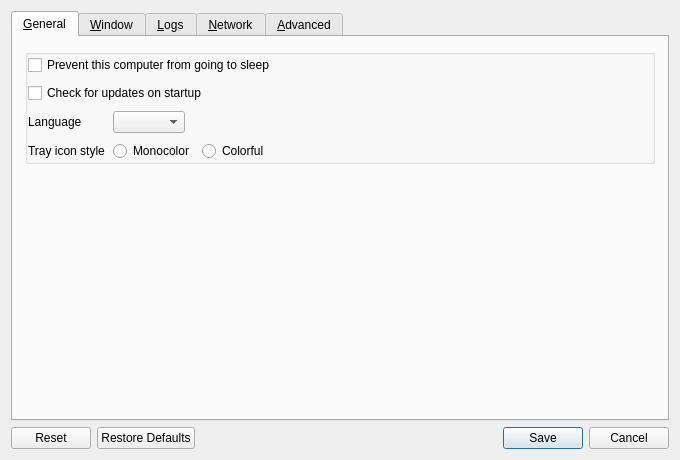
<?xml version="1.0" encoding="UTF-8"?>
<ui version="4.0">
 <class>SettingsDialog</class>
 <widget class="QDialog" name="SettingsDialog">
  <property name="geometry">
   <rect>
    <x>0</x>
    <y>0</y>
    <width>680</width>
    <height>460</height>
   </rect>
  </property>
  <property name="sizePolicy">
   <sizepolicy hsizetype="Maximum" vsizetype="Maximum">
    <horstretch>0</horstretch>
    <verstretch>0</verstretch>
   </sizepolicy>
  </property>
  <property name="windowTitle">
   <string>Preferences</string>
  </property>
  <property name="modal">
   <bool>true</bool>
  </property>
  <layout class="QVBoxLayout" name="verticalLayout_3">
   <item>
    <widget class="QTabWidget" name="tabWidget">
     <widget class="QWidget" name="tabGeneral">
      <attribute name="title">
       <string>&amp;General</string>
      </attribute>
      <layout class="QVBoxLayout" name="tabGeneralLayout">
       <property name="spacing">
        <number>8</number>
       </property>
       <property name="leftMargin">
        <number>12</number>
       </property>
       <property name="topMargin">
        <number>12</number>
       </property>
       <property name="rightMargin">
        <number>12</number>
       </property>
       <property name="bottomMargin">
        <number>12</number>
       </property>
       <item alignment="Qt::AlignTop">
        <widget class="QGroupBox" name="generalCard">
         <property name="title">
          <string />
         </property>
         <layout class="QVBoxLayout" name="generalCardLayout">
          <property name="spacing">
           <number>8</number>
          </property>
          <property name="leftMargin">
           <number>0</number>
          </property>
          <property name="topMargin">
           <number>0</number>
          </property>
          <property name="rightMargin">
           <number>0</number>
          </property>
          <property name="bottomMargin">
           <number>0</number>
          </property>
          <item>
           <widget class="QCheckBox" name="cbPreventSleep">
            <property name="text">
             <string>Prevent this computer from going to sleep</string>
            </property>
           </widget>
          </item>
          <item>
           <widget class="QCheckBox" name="checkForUpdates">
            <property name="text">
             <string>Check for updates on startup</string>
            </property>
           </widget>
          </item>
          <item>
           <layout class="QFormLayout" name="generalForm">
            <property name="spacing">
             <number>8</number>
            </property>
            <property name="leftMargin">
             <number>0</number>
            </property>
            <property name="topMargin">
             <number>0</number>
            </property>
            <property name="rightMargin">
             <number>0</number>
            </property>
            <property name="bottomMargin">
             <number>0</number>
            </property>
            <property name="rowWrapPolicy">
             <enum>QFormLayout::DontWrapRows</enum>
            </property>
            <property name="labelAlignment">
             <set>Qt::AlignLeft|Qt::AlignVCenter</set>
            </property>
            <property name="formAlignment">
             <set>Qt::AlignLeft|Qt::AlignTop</set>
            </property>
            <property name="fieldGrowthPolicy">
             <enum>QFormLayout::ExpandingFieldsGrow</enum>
            </property>
            <item row="0" column="0">
             <widget class="QLabel" name="lblLanguage">
              <property name="sizePolicy">
               <sizepolicy hsizetype="Maximum" vsizetype="Preferred">
                <horstretch>0</horstretch>
                <verstretch>0</verstretch>
               </sizepolicy>
              </property>
              <property name="text">
               <string>Language</string>
              </property>
              <property name="wordWrap">
               <bool>false</bool>
              </property>
              <property name="alignment">
               <set>Qt::AlignLeft|Qt::AlignVCenter</set>
              </property>
             </widget>
            </item>
            <item row="0" column="1">
             <widget class="QComboBox" name="comboLanguage">
              <property name="sizePolicy">
               <sizepolicy hsizetype="Maximum" vsizetype="Fixed">
                <horstretch>0</horstretch>
                <verstretch>0</verstretch>
               </sizepolicy>
              </property>
              <property name="sizeAdjustPolicy">
               <enum>QComboBox::AdjustToContents</enum>
              </property>
             </widget>
            </item>
            <item row="1" column="0">
             <widget class="QLabel" name="lblTrayIconStyle">
              <property name="text">
               <string>Tray icon style</string>
              </property>
              <property name="wordWrap">
               <bool>false</bool>
              </property>
              <property name="alignment">
               <set>Qt::AlignLeft|Qt::AlignVCenter</set>
              </property>
             </widget>
            </item>
            <item row="1" column="1">
             <widget class="QWidget" name="trayIconOptions">
              <layout class="QHBoxLayout" name="trayIconOptionsLayout">
               <property name="spacing">
                <number>8</number>
               </property>
               <property name="leftMargin">
                <number>0</number>
               </property>
               <property name="topMargin">
                <number>0</number>
               </property>
               <property name="rightMargin">
                <number>0</number>
               </property>
               <property name="bottomMargin">
                <number>0</number>
               </property>
               <item>
                <widget class="QRadioButton" name="rbIconMono">
                 <property name="text">
                  <string>Monocolor</string>
                 </property>
                </widget>
               </item>
               <item>
                <widget class="QRadioButton" name="rbIconColorful">
                 <property name="text">
                  <string>Colorful</string>
                 </property>
                </widget>
               </item>
              </layout>
             </widget>
            </item>
           </layout>
          </item>
         </layout>
        </widget>
       </item>
       <property name="sizeConstraint">
        <enum>QLayout::SetDefaultConstraint</enum>
       </property>
      </layout>
     </widget>
     <widget class="QWidget" name="tabWindow">
      <attribute name="title">
       <string>&amp;Window</string>
      </attribute>
      <layout class="QVBoxLayout" name="tabWindowLayout">
       <property name="spacing">
        <number>8</number>
       </property>
       <property name="leftMargin">
        <number>12</number>
       </property>
       <property name="topMargin">
        <number>12</number>
       </property>
       <property name="rightMargin">
        <number>12</number>
       </property>
       <property name="bottomMargin">
        <number>12</number>
       </property>
       <item alignment="Qt::AlignTop">
        <widget class="QGroupBox" name="windowCard">
         <property name="title">
          <string />
         </property>
         <layout class="QVBoxLayout" name="windowCardLayout">
          <property name="spacing">
           <number>8</number>
          </property>
          <property name="leftMargin">
           <number>0</number>
          </property>
          <property name="topMargin">
           <number>0</number>
          </property>
          <property name="rightMargin">
           <number>0</number>
          </property>
          <property name="bottomMargin">
           <number>0</number>
          </property>
          <item>
           <layout class="QFormLayout" name="windowForm">
            <property name="spacing">
             <number>8</number>
            </property>
            <property name="leftMargin">
             <number>0</number>
            </property>
            <property name="topMargin">
             <number>0</number>
            </property>
            <property name="rightMargin">
             <number>0</number>
            </property>
            <property name="bottomMargin">
             <number>0</number>
            </property>
            <property name="rowWrapPolicy">
             <enum>QFormLayout::DontWrapRows</enum>
            </property>
            <property name="labelAlignment">
             <set>Qt::AlignLeft|Qt::AlignVCenter</set>
            </property>
            <property name="formAlignment">
             <set>Qt::AlignLeft|Qt::AlignTop</set>
            </property>
            <property name="fieldGrowthPolicy">
             <enum>QFormLayout::ExpandingFieldsGrow</enum>
            </property>
            <item row="0" column="0">
             <widget class="QLabel" name="label_3">
              <property name="text">
               <string>When the application starts</string>
              </property>
              <property name="wordWrap">
               <bool>false</bool>
              </property>
              <property name="alignment">
               <set>Qt::AlignLeft|Qt::AlignVCenter</set>
              </property>
             </widget>
            </item>
            <item row="0" column="1">
             <widget class="QWidget" name="widget" native="true">
              <layout class="QVBoxLayout" name="verticalLayout_2">
               <item>
                <widget class="QRadioButton" name="rbShowOnStart">
                 <property name="text">
                  <string>Show the main window</string>
                 </property>
                </widget>
               </item>
               <item>
                <widget class="QRadioButton" name="rbAutoHide">
                 <property name="text">
                  <string>Send to background</string>
                 </property>
                </widget>
               </item>
               <property name="leftMargin">
                <number>0</number>
               </property>
               <property name="topMargin">
                <number>0</number>
               </property>
               <property name="rightMargin">
                <number>0</number>
               </property>
               <property name="bottomMargin">
                <number>0</number>
               </property>
               <property name="spacing">
                <number>6</number>
               </property>
              </layout>
             </widget>
            </item>
            <item row="1" column="0">
             <widget class="QLabel" name="label">
              <property name="text">
               <string>When the main window is closed</string>
              </property>
              <property name="wordWrap">
               <bool>false</bool>
              </property>
              <property name="alignment">
               <set>Qt::AlignLeft|Qt::AlignVCenter</set>
              </property>
             </widget>
            </item>
            <item row="1" column="1">
             <widget class="QWidget" name="widget_2" native="true">
              <layout class="QVBoxLayout" name="verticalLayout_13">
               <item>
                <widget class="QRadioButton" name="rbExitOnClose">
                 <property name="text">
                  <string>Exit</string>
                 </property>
                </widget>
               </item>
               <item>
                <widget class="QRadioButton" name="rbCloseToTray">
                 <property name="text">
                  <string>Send to background</string>
                 </property>
                </widget>
               </item>
               <property name="leftMargin">
                <number>0</number>
               </property>
               <property name="topMargin">
                <number>0</number>
               </property>
               <property name="rightMargin">
                <number>0</number>
               </property>
               <property name="bottomMargin">
                <number>0</number>
               </property>
               <property name="spacing">
                <number>6</number>
               </property>
              </layout>
             </widget>
            </item>
           </layout>
          </item>
          <item>
           <widget class="QCheckBox" name="cbShowVersion">
            <property name="text">
             <string>Include version in the window title</string>
            </property>
           </widget>
          </item>
         </layout>
        </widget>
       </item>
       <property name="sizeConstraint">
        <enum>QLayout::SetDefaultConstraint</enum>
       </property>
      </layout>
     </widget>
     <widget class="QWidget" name="tabLog">
      <attribute name="title">
       <string>&amp;Logs</string>
      </attribute>
      <layout class="QVBoxLayout" name="tabLogLayout">
       <property name="spacing">
        <number>8</number>
       </property>
       <property name="leftMargin">
        <number>12</number>
       </property>
       <property name="topMargin">
        <number>12</number>
       </property>
       <property name="rightMargin">
        <number>12</number>
       </property>
       <property name="bottomMargin">
        <number>12</number>
       </property>
       <item alignment="Qt::AlignTop">
        <widget class="QGroupBox" name="logCard">
         <property name="title">
          <string />
         </property>
         <layout class="QVBoxLayout" name="logCardLayout">
          <property name="spacing">
           <number>8</number>
          </property>
          <property name="leftMargin">
           <number>0</number>
          </property>
          <property name="topMargin">
           <number>0</number>
          </property>
          <property name="rightMargin">
           <number>0</number>
          </property>
          <property name="bottomMargin">
           <number>0</number>
          </property>
          <item>
           <layout class="QFormLayout" name="logLevelForm">
            <property name="spacing">
             <number>8</number>
            </property>
            <property name="leftMargin">
             <number>0</number>
            </property>
            <property name="topMargin">
             <number>0</number>
            </property>
            <property name="rightMargin">
             <number>0</number>
            </property>
            <property name="bottomMargin">
             <number>0</number>
            </property>
            <property name="rowWrapPolicy">
             <enum>QFormLayout::DontWrapRows</enum>
            </property>
            <property name="labelAlignment">
             <set>Qt::AlignLeft|Qt::AlignVCenter</set>
            </property>
            <property name="formAlignment">
             <set>Qt::AlignLeft|Qt::AlignTop</set>
            </property>
            <property name="fieldGrowthPolicy">
             <enum>QFormLayout::ExpandingFieldsGrow</enum>
            </property>
            <item row="0" column="0">
             <widget class="QLabel" name="lblLogLevel">
              <property name="sizePolicy">
               <sizepolicy hsizetype="Maximum" vsizetype="Fixed">
                <horstretch>0</horstretch>
                <verstretch>0</verstretch>
               </sizepolicy>
              </property>
              <property name="text">
               <string>Level</string>
              </property>
              <property name="wordWrap">
               <bool>false</bool>
              </property>
              <property name="alignment">
               <set>Qt::AlignLeft|Qt::AlignVCenter</set>
              </property>
             </widget>
            </item>
            <item row="0" column="1">
             <widget class="QComboBox" name="comboLogLevel">
              <property name="sizePolicy">
               <sizepolicy hsizetype="Maximum" vsizetype="Fixed">
                <horstretch>0</horstretch>
                <verstretch>0</verstretch>
               </sizepolicy>
              </property>
              <property name="sizeAdjustPolicy">
               <enum>QComboBox::AdjustToContents</enum>
              </property>
             </widget>
            </item>
           </layout>
          </item>
          <item>
           <widget class="QLabel" name="lblDebugWarning">
            <property name="text">
             <string>Using a log level higher than Info may affect performance.</string>
            </property>
            <property name="wordWrap">
             <bool>true</bool>
            </property>
           </widget>
          </item>
          <item>
           <widget class="QGroupBox" name="groupLogToFile">
            <property name="title">
             <string>Log to file</string>
            </property>
            <property name="checkable">
             <bool>true</bool>
            </property>
            <layout class="QVBoxLayout" name="logFileLayout">
             <property name="spacing">
              <number>8</number>
             </property>
             <property name="leftMargin">
              <number>0</number>
             </property>
             <property name="topMargin">
              <number>0</number>
             </property>
             <property name="rightMargin">
              <number>0</number>
             </property>
             <property name="bottomMargin">
              <number>0</number>
             </property>
             <item>
              <widget class="QWidget" name="widgetLogFilename" native="true">
               <property name="sizePolicy">
                <sizepolicy hsizetype="Preferred" vsizetype="Maximum">
                 <horstretch>0</horstretch>
                 <verstretch>0</verstretch>
                </sizepolicy>
               </property>
               <layout class="QFormLayout" name="logPathForm">
                <property name="spacing">
                 <number>8</number>
                </property>
                <property name="leftMargin">
                 <number>0</number>
                </property>
                <property name="topMargin">
                 <number>0</number>
                </property>
                <property name="rightMargin">
                 <number>0</number>
                </property>
                <property name="bottomMargin">
                 <number>0</number>
                </property>
                <property name="rowWrapPolicy">
                 <enum>QFormLayout::DontWrapRows</enum>
                </property>
                <property name="labelAlignment">
                 <set>Qt::AlignLeft|Qt::AlignVCenter</set>
                </property>
                <property name="formAlignment">
                 <set>Qt::AlignLeft|Qt::AlignTop</set>
                </property>
                <property name="fieldGrowthPolicy">
                 <enum>QFormLayout::ExpandingFieldsGrow</enum>
                </property>
                <item row="0" column="0">
                 <widget class="QLabel" name="labelLogPath">
                  <property name="sizePolicy">
                   <sizepolicy hsizetype="Preferred" vsizetype="Fixed">
                    <horstretch>0</horstretch>
                    <verstretch>0</verstretch>
                   </sizepolicy>
                  </property>
                  <property name="text">
                   <string>Log path</string>
                  </property>
                  <property name="wordWrap">
                   <bool>false</bool>
                  </property>
                  <property name="alignment">
                   <set>Qt::AlignLeft|Qt::AlignVCenter</set>
                  </property>
                 </widget>
                </item>
                <item row="0" column="1">
                 <widget class="QWidget" name="logPathControls">
                  <layout class="QHBoxLayout" name="logPathControlsLayout">
                   <property name="spacing">
                    <number>8</number>
                   </property>
                   <property name="leftMargin">
                    <number>0</number>
                   </property>
                   <property name="topMargin">
                    <number>0</number>
                   </property>
                   <property name="rightMargin">
                    <number>0</number>
                   </property>
                   <property name="bottomMargin">
                    <number>0</number>
                   </property>
                   <item>
                    <widget class="QLineEdit" name="lineLogFilename">
                     <property name="enabled">
                      <bool>true</bool>
                     </property>
                     <property name="sizePolicy">
                      <sizepolicy hsizetype="Expanding" vsizetype="Fixed">
                       <horstretch>0</horstretch>
                       <verstretch>0</verstretch>
                      </sizepolicy>
                     </property>
                    </widget>
                   </item>
                   <item>
                    <widget class="QPushButton" name="btnBrowseLog">
                     <property name="enabled">
                      <bool>true</bool>
                     </property>
                     <property name="cursor">
                      <cursorShape>PointingHandCursor</cursorShape>
                     </property>
                     <property name="text">
                      <string />
                     </property>
                     <property name="icon">
                      <iconset theme="document-open" />
                     </property>
                     <property name="flat">
                      <bool>true</bool>
                     </property>
                    </widget>
                   </item>
                  </layout>
                 </widget>
                </item>
               </layout>
              </widget>
             </item>
            </layout>
           </widget>
          </item>
          <item>
           <widget class="QCheckBox" name="cbGuiDebug">
            <property name="text">
             <string>Enable GUI debug messages</string>
            </property>
           </widget>
          </item>
         </layout>
        </widget>
       </item>
       <property name="sizeConstraint">
        <enum>QLayout::SetDefaultConstraint</enum>
       </property>
      </layout>
     </widget>
     <widget class="QWidget" name="tabNetwork">
      <attribute name="title">
       <string>&amp;Network</string>
      </attribute>
      <layout class="QVBoxLayout" name="tabNetworkLayout">
       <property name="spacing">
        <number>8</number>
       </property>
       <property name="leftMargin">
        <number>12</number>
       </property>
       <property name="topMargin">
        <number>12</number>
       </property>
       <property name="rightMargin">
        <number>12</number>
       </property>
       <property name="bottomMargin">
        <number>12</number>
       </property>
       <item alignment="Qt::AlignTop">
        <widget class="QGroupBox" name="networkCard">
         <property name="title">
          <string />
         </property>
         <layout class="QVBoxLayout" name="networkCardLayout">
          <property name="spacing">
           <number>8</number>
          </property>
          <property name="leftMargin">
           <number>0</number>
          </property>
          <property name="topMargin">
           <number>0</number>
          </property>
          <property name="rightMargin">
           <number>0</number>
          </property>
          <property name="bottomMargin">
           <number>0</number>
          </property>
          <item>
           <layout class="QFormLayout" name="networkForm">
            <property name="spacing">
             <number>8</number>
            </property>
            <property name="leftMargin">
             <number>0</number>
            </property>
            <property name="topMargin">
             <number>0</number>
            </property>
            <property name="rightMargin">
             <number>0</number>
            </property>
            <property name="bottomMargin">
             <number>0</number>
            </property>
            <property name="rowWrapPolicy">
             <enum>QFormLayout::DontWrapRows</enum>
            </property>
            <property name="labelAlignment">
             <set>Qt::AlignLeft|Qt::AlignVCenter</set>
            </property>
            <property name="formAlignment">
             <set>Qt::AlignLeft|Qt::AlignTop</set>
            </property>
            <property name="fieldGrowthPolicy">
             <enum>QFormLayout::ExpandingFieldsGrow</enum>
            </property>
            <item row="0" column="0">
             <widget class="QLabel" name="lblNetworkIp">
              <property name="sizePolicy">
               <sizepolicy hsizetype="Maximum" vsizetype="Fixed">
                <horstretch>0</horstretch>
                <verstretch>0</verstretch>
               </sizepolicy>
              </property>
              <property name="text">
               <string>Network IP</string>
              </property>
              <property name="wordWrap">
               <bool>false</bool>
              </property>
              <property name="alignment">
               <set>Qt::AlignLeft|Qt::AlignVCenter</set>
              </property>
             </widget>
            </item>
            <item row="0" column="1">
             <widget class="QComboBox" name="comboInterface">
              <item>
               <property name="text">
                <string>Automatic</string>
               </property>
              </item>
              <property name="sizePolicy">
               <sizepolicy hsizetype="Maximum" vsizetype="Fixed">
                <horstretch>0</horstretch>
                <verstretch>0</verstretch>
               </sizepolicy>
              </property>
              <property name="sizeAdjustPolicy">
               <enum>QComboBox::AdjustToContents</enum>
              </property>
             </widget>
            </item>
            <item row="1" column="0">
             <widget class="QLabel" name="lblPort">
              <property name="sizePolicy">
               <sizepolicy hsizetype="Maximum" vsizetype="Fixed">
                <horstretch>0</horstretch>
                <verstretch>0</verstretch>
               </sizepolicy>
              </property>
              <property name="text">
               <string>Port</string>
              </property>
              <property name="wordWrap">
               <bool>false</bool>
              </property>
              <property name="alignment">
               <set>Qt::AlignLeft|Qt::AlignVCenter</set>
              </property>
             </widget>
            </item>
            <item row="1" column="1">
             <widget class="QSpinBox" name="sbPort">
              <property name="enabled">
               <bool>true</bool>
              </property>
              <property name="maximum">
               <number>65535</number>
              </property>
              <property name="value">
               <number>24800</number>
              </property>
              <property name="sizePolicy">
               <sizepolicy hsizetype="Maximum" vsizetype="Fixed">
                <horstretch>0</horstretch>
                <verstretch>0</verstretch>
               </sizepolicy>
              </property>
             </widget>
            </item>
           </layout>
          </item>
          <item>
           <widget class="QGroupBox" name="groupSecurity">
            <property name="sizePolicy">
             <sizepolicy hsizetype="Preferred" vsizetype="Maximum">
              <horstretch>0</horstretch>
              <verstretch>0</verstretch>
             </sizepolicy>
            </property>
            <property name="title">
             <string>Enable TLS Encryption</string>
            </property>
            <property name="checkable">
             <bool>true</bool>
            </property>
            <property name="checked">
             <bool>false</bool>
            </property>
            <layout class="QVBoxLayout" name="securityLayout">
             <property name="spacing">
              <number>8</number>
             </property>
             <property name="leftMargin">
              <number>0</number>
             </property>
             <property name="topMargin">
              <number>0</number>
             </property>
             <property name="rightMargin">
              <number>0</number>
             </property>
             <property name="bottomMargin">
              <number>0</number>
             </property>
             <item>
              <widget class="QWidget" name="widgetTlsCert" native="true">
               <layout class="QFormLayout" name="certificateForm">
                <property name="spacing">
                 <number>8</number>
                </property>
                <property name="leftMargin">
                 <number>0</number>
                </property>
                <property name="topMargin">
                 <number>0</number>
                </property>
                <property name="rightMargin">
                 <number>0</number>
                </property>
                <property name="bottomMargin">
                 <number>0</number>
                </property>
                <property name="rowWrapPolicy">
                 <enum>QFormLayout::DontWrapRows</enum>
                </property>
                <property name="labelAlignment">
                 <set>Qt::AlignLeft|Qt::AlignVCenter</set>
                </property>
                <property name="formAlignment">
                 <set>Qt::AlignLeft|Qt::AlignTop</set>
                </property>
                <property name="fieldGrowthPolicy">
                 <enum>QFormLayout::ExpandingFieldsGrow</enum>
                </property>
                <item row="0" column="0">
                 <widget class="QLabel" name="lblTlsCert">
                  <property name="sizePolicy">
                   <sizepolicy hsizetype="Preferred" vsizetype="Fixed">
                    <horstretch>0</horstretch>
                    <verstretch>0</verstretch>
                   </sizepolicy>
                  </property>
                  <property name="text">
                   <string>Certificate</string>
                  </property>
                  <property name="wordWrap">
                   <bool>false</bool>
                  </property>
                  <property name="alignment">
                   <set>Qt::AlignLeft|Qt::AlignVCenter</set>
                  </property>
                 </widget>
                </item>
                <item row="0" column="1">
                 <widget class="QWidget" name="certificateControls">
                  <layout class="QHBoxLayout" name="certificateControlsLayout">
                   <property name="spacing">
                    <number>8</number>
                   </property>
                   <property name="leftMargin">
                    <number>0</number>
                   </property>
                   <property name="topMargin">
                    <number>0</number>
                   </property>
                   <property name="rightMargin">
                    <number>0</number>
                   </property>
                   <property name="bottomMargin">
                    <number>0</number>
                   </property>
                   <item>
                    <widget class="QLineEdit" name="lineTlsCertPath">
                     <property name="minimumSize">
                      <size>
                       <width>0</width>
                       <height>0</height>
                      </size>
                     </property>
                    </widget>
                   </item>
                   <item>
                    <widget class="QPushButton" name="btnTlsCertPath">
                     <property name="cursor">
                      <cursorShape>PointingHandCursor</cursorShape>
                     </property>
                     <property name="text">
                      <string />
                     </property>
                     <property name="icon">
                      <iconset theme="document-open" />
                     </property>
                     <property name="flat">
                      <bool>true</bool>
                     </property>
                    </widget>
                   </item>
                   <item>
                    <widget class="QLabel" name="lblTlsCertInfo">
                     <property name="text">
                      <string notr="true" />
                     </property>
                     <property name="wordWrap">
                      <bool>false</bool>
                     </property>
                     <property name="alignment">
                      <set>Qt::AlignLeft|Qt::AlignVCenter</set>
                     </property>
                    </widget>
                   </item>
                  </layout>
                 </widget>
                </item>
               </layout>
              </widget>
             </item>
             <item>
              <layout class="QFormLayout" name="keyLengthForm">
               <property name="spacing">
                <number>8</number>
               </property>
               <property name="leftMargin">
                <number>0</number>
               </property>
               <property name="topMargin">
                <number>0</number>
               </property>
               <property name="rightMargin">
                <number>0</number>
               </property>
               <property name="bottomMargin">
                <number>0</number>
               </property>
               <property name="rowWrapPolicy">
                <enum>QFormLayout::DontWrapRows</enum>
               </property>
               <property name="labelAlignment">
                <set>Qt::AlignLeft|Qt::AlignVCenter</set>
               </property>
               <property name="formAlignment">
                <set>Qt::AlignLeft|Qt::AlignTop</set>
               </property>
               <property name="fieldGrowthPolicy">
                <enum>QFormLayout::ExpandingFieldsGrow</enum>
               </property>
               <item row="0" column="0">
                <widget class="QLabel" name="lblTlsKeyLength">
                 <property name="sizePolicy">
                  <sizepolicy hsizetype="Preferred" vsizetype="Fixed">
                   <horstretch>0</horstretch>
                   <verstretch>0</verstretch>
                  </sizepolicy>
                 </property>
                 <property name="text">
                  <string>Key length</string>
                 </property>
                 <property name="wordWrap">
                  <bool>false</bool>
                 </property>
                 <property name="alignment">
                  <set>Qt::AlignLeft|Qt::AlignVCenter</set>
                 </property>
                </widget>
               </item>
               <item row="0" column="1">
                <widget class="QWidget" name="keyLengthControls">
                 <layout class="QHBoxLayout" name="keyLengthControlsLayout">
                  <property name="spacing">
                   <number>8</number>
                  </property>
                  <property name="leftMargin">
                   <number>0</number>
                  </property>
                  <property name="topMargin">
                   <number>0</number>
                  </property>
                  <property name="rightMargin">
                   <number>0</number>
                  </property>
                  <property name="bottomMargin">
                   <number>0</number>
                  </property>
                  <item>
                   <widget class="QComboBox" name="comboTlsKeyLength">
                    <item>
                     <property name="text">
                      <string notr="true">2048</string>
                     </property>
                    </item>
                    <item>
                     <property name="text">
                      <string notr="true">4096</string>
                     </property>
                    </item>
                    <property name="sizePolicy">
                     <sizepolicy hsizetype="Maximum" vsizetype="Fixed">
                      <horstretch>0</horstretch>
                      <verstretch>0</verstretch>
                     </sizepolicy>
                    </property>
                    <property name="sizeAdjustPolicy">
                     <enum>QComboBox::AdjustToContents</enum>
                    </property>
                   </widget>
                  </item>
                  <item>
                   <widget class="QPushButton" name="btnTlsRegenCert">
                    <property name="text">
                     <string>Regenerate certificate</string>
                    </property>
                    <property name="icon">
                     <iconset theme="view-refresh" />
                    </property>
                   </widget>
                  </item>
                 </layout>
                </widget>
               </item>
              </layout>
             </item>
             <item>
              <widget class="QCheckBox" name="cbRequireClientCert">
               <property name="text">
                <string>Require client certificates</string>
               </property>
              </widget>
             </item>
            </layout>
           </widget>
          </item>
         </layout>
        </widget>
       </item>
       <property name="sizeConstraint">
        <enum>QLayout::SetDefaultConstraint</enum>
       </property>
      </layout>
     </widget>
     <widget class="QWidget" name="tabAdvanced">
      <attribute name="title">
       <string>&amp;Advanced</string>
      </attribute>
      <layout class="QVBoxLayout" name="tabAdvancedLayout">
       <property name="spacing">
        <number>8</number>
       </property>
       <property name="leftMargin">
        <number>12</number>
       </property>
       <property name="topMargin">
        <number>12</number>
       </property>
       <property name="rightMargin">
        <number>12</number>
       </property>
       <property name="bottomMargin">
        <number>12</number>
       </property>
       <item alignment="Qt::AlignTop">
        <widget class="QGroupBox" name="groupService">
         <property name="enabled">
          <bool>true</bool>
         </property>
         <property name="title">
          <string>Use background service (daemon)</string>
         </property>
         <property name="checkable">
          <bool>true</bool>
         </property>
         <property name="checked">
          <bool>false</bool>
         </property>
         <layout class="QGridLayout" name="_6">
          <item row="1" column="0">
           <widget class="QCheckBox" name="cbElevateDaemon">
            <property name="text">
             <string>Always run as system (work at login screen and UAC)</string>
            </property>
            <property name="autoExclusive">
             <bool>false</bool>
            </property>
           </widget>
          </item>
         </layout>
        </widget>
       </item>
       <item alignment="Qt::AlignTop">
        <widget class="QGroupBox" name="commandsCard">
         <property name="title">
          <string />
         </property>
         <layout class="QVBoxLayout" name="commandsCardLayout">
          <property name="spacing">
           <number>8</number>
          </property>
          <property name="leftMargin">
           <number>0</number>
          </property>
          <property name="topMargin">
           <number>0</number>
          </property>
          <property name="rightMargin">
           <number>0</number>
          </property>
          <property name="bottomMargin">
           <number>0</number>
          </property>
          <item>
           <layout class="QFormLayout" name="commandsForm">
            <property name="spacing">
             <number>8</number>
            </property>
            <property name="leftMargin">
             <number>0</number>
            </property>
            <property name="topMargin">
             <number>0</number>
            </property>
            <property name="rightMargin">
             <number>0</number>
            </property>
            <property name="bottomMargin">
             <number>0</number>
            </property>
            <property name="rowWrapPolicy">
             <enum>QFormLayout::DontWrapRows</enum>
            </property>
            <property name="labelAlignment">
             <set>Qt::AlignLeft|Qt::AlignVCenter</set>
            </property>
            <property name="formAlignment">
             <set>Qt::AlignLeft|Qt::AlignTop</set>
            </property>
            <property name="fieldGrowthPolicy">
             <enum>QFormLayout::ExpandingFieldsGrow</enum>
            </property>
            <item row="0" column="0">
             <widget class="QCheckBox" name="cbRunEnterCommand">
              <property name="text">
               <string>Run command on enter</string>
              </property>
             </widget>
            </item>
            <item row="0" column="1">
             <widget class="QLineEdit" name="lineCommandEnter" />
            </item>
            <item row="1" column="0">
             <widget class="QCheckBox" name="cbRunExitCommand">
              <property name="text">
               <string>Run command on exit</string>
              </property>
             </widget>
            </item>
            <item row="1" column="1">
             <widget class="QLineEdit" name="lineCommandExit" />
            </item>
           </layout>
          </item>
         </layout>
        </widget>
       </item>
       <property name="sizeConstraint">
        <enum>QLayout::SetDefaultConstraint</enum>
       </property>
      </layout>
     </widget>
     <property name="currentIndex">
      <number>0</number>
     </property>
    </widget>
   </item>
   <item>
    <widget class="QDialogButtonBox" name="buttonBox">
     <property name="orientation">
      <enum>Qt::Orientation::Horizontal</enum>
     </property>
     <property name="standardButtons">
      <set>QDialogButtonBox::StandardButton::Cancel|QDialogButtonBox::StandardButton::Reset|QDialogButtonBox::StandardButton::RestoreDefaults|QDialogButtonBox::StandardButton::Save</set>
     </property>
    </widget>
   </item>
  </layout>
 </widget>
 <resources />
 <connections />
</ui>
